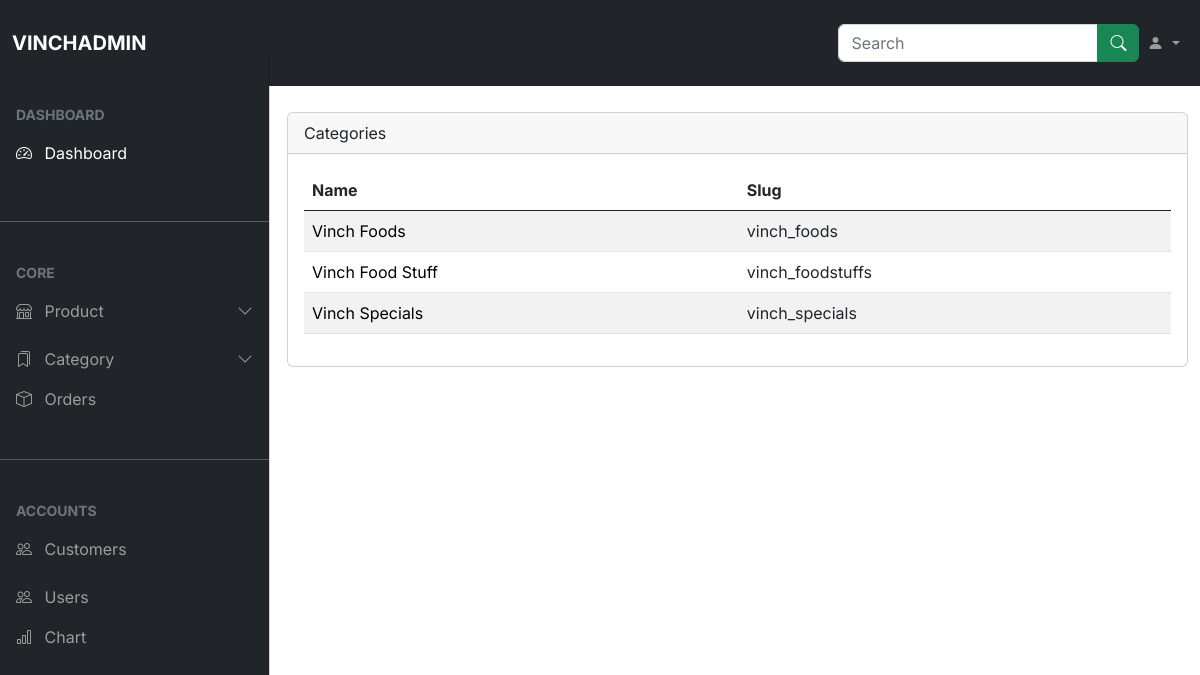
Screenshot of /category/ (signed in) with the database file from the repository.
### store/models.py (models this page shows, shortened)
class Category(models.Model):
    name = models.CharField(max_length=255, db_index=True, null=True)
    slug = models.SlugField(max_length=255, unique=True, null=True)
    class Meta:
        verbose_name_plural = 'categories'

### vinchadmin/views.py (the view)
# urls.py: path('category/', views.category, name="category"),
def category(request):
    if request.user.is_authenticated:
        c = Category.objects.all()
        categories = Paginator(c, 10)
        page_num = request.GET.get('page', 1)
        try:
            categories = categories.page(page_num)
        except EmptyPage:
            categories = categories.page(1)
    else:
        return redirect('authentication')
    return render(request, 'admindashboard/category.html', {'category': categories})

### account/context_processors.py (called while the page is built)
def users(request):
    if request.user.is_authenticated:
        username = NewUser.objects.get(last_name=request.user)
        last_name = username.last_name
    else:
        last_name = "Account"
        pass
    return {'last_name': last_name}

### account/models.py (called while the page is built)
    def __str__(self):
        return self.last_name

### store/context_processors.py (called while the page is built, shortened)
def total_cart_items(request):
    if request.user.is_authenticated:
        customer = request.user.customer
        order, created = Order.objects.get_or_create(customer=customer, complete=False)
        items = order.orderitem_set.all()
        if order:
            orderitems = OrderItem.objects.filter(order=order)
            qty = sum([item.quantity for item in orderitems])
            cart_total = sum([item.get_total for item in orderitems])
        else:
            qty = 0
            cart_total = 0
    return {'qty': qty, 'cart_total': cart_total, 'items': items}

### templates/admindashboard/category.html (shortened to what this page needs)
{% extends 'admindashboard/home.html' %}
{% load static %}
{% block content %}
<div class="container-fluid my-5">
    <div class="row">
        <div class="col-md-12">
            <div class="card">
                <div class="card-header">
                    Categories
                </div>
                <div class="card-body">
                    <div class="table-responsive">
                        <table class="table table-striped">
                            <thead>
                                <tr>
                                    <th>Name</th>
                                    <th>Slug</th>
                                </tr>
                            </thead>
                            <tbody>
                                {% for cat in  category%}
                                    <tr>
                                        <td><a style="text-decoration: none; color: black; cursor: pointer;" href="#">{{cat.name}}</a></td>
                                        <td>{{cat.slug}}</td>
                                    </tr>
                                {% endfor %}
                            </tbody>
                        </table>
                    </div>
                </div>
            </div>
        </div>
    </div>
</div>
{% endblock content%}

### static/styles/admindashboard/home.css (style rules this page uses)
body, button { font-family: 'Inter', sans-serif; }
:root { --offcanvas-width: 270px; --topNavbarHeight: 56px; }
@media (min-width: 992px) { body { overflow: auto !important; } }

### rows the page displays
Category: name "Vinch Foods", slug "vinch_foods"
Category: name "Vinch Food Stuff", slug "vinch_foodstuffs"
Category: name "Vinch Specials", slug "vinch_specials"
